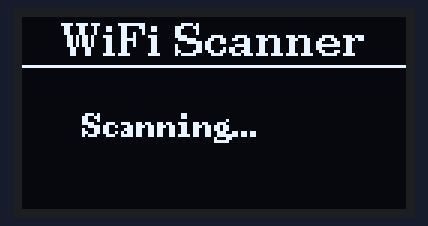
Bench run of a sketch on a simulated ESP8266 (NodeMCU). Shown: 128×64 one-colour display. A WiFi scan finds three made-up networks; what the sketch prints to the serial monitor is not drawn.

Above: at 0.2 s.
At 2.2 s:
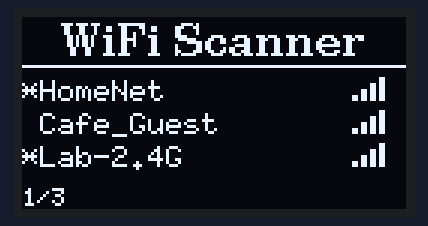

The sketch:

WiFi_Scanner.ino
```cpp
/*
 * WiFi Scanner - HW-364B (ESP8266 + OLED integre)
 *
 * Scan des reseaux WiFi avec affichage sur l'ecran OLED.
 * Affiche le SSID, niveau de signal et indicateur de securite.
 *
 * Pins OLED sur HW-364B:
 *   SDA -> GPIO14 (D5)
 *   SCL -> GPIO12 (D6)
 *   Adresse I2C: 0x3C
 *
 * Board: NodeMCU 1.0 (ESP-12E Module)
 * FQBN: esp8266:esp8266:nodemcuv2
 *
 * @dependencies U8g2
 */

#include <U8g2lib.h>
#include <Wire.h>
#include <ESP8266WiFi.h>

// Configuration de l'ecran OLED SSD1306 128x64
U8G2_SSD1306_128X64_NONAME_F_SW_I2C u8g2(
  U8G2_R0,
  /* SCL */ 12,
  /* SDA */ 14,
  U8X8_PIN_NONE
);

// Ecran bicolore: 16 pixels jaunes en haut, reste en bleu
#define YELLOW_ZONE_HEIGHT 16

int networkCount = 0;
int displayOffset = 0;
unsigned long lastScan = 0;
#define SCAN_INTERVAL 10000  // Scan toutes les 10 secondes

void setup() {
  Serial.begin(115200);
  Serial.println("\n\nHW-364B WiFi Scanner");

  u8g2.begin();

  // Mode station pour le scan
  WiFi.mode(WIFI_STA);
  WiFi.disconnect();
  delay(100);

  // Premier scan
  scanNetworks();
}

void scanNetworks() {
  u8g2.clearBuffer();
  u8g2.setFont(u8g2_font_ncenB10_tr);
  const char* title = "WiFi Scanner";
  int titleX = (128 - u8g2.getStrWidth(title)) / 2;
  u8g2.drawStr(titleX, 13, title);
  u8g2.drawHLine(0, YELLOW_ZONE_HEIGHT, 128);

  u8g2.setFont(u8g2_font_ncenB08_tr);
  u8g2.drawStr(20, 40, "Scanning...");
  u8g2.sendBuffer();

  networkCount = WiFi.scanNetworks();
  lastScan = millis();
  displayOffset = 0;

  Serial.printf("Found %d networks\n", networkCount);
}

void drawSignalBars(int x, int y, int rssi) {
  // Convertir RSSI en niveau (0-4)
  int level;
  if (rssi >= -50) level = 4;
  else if (rssi >= -60) level = 3;
  else if (rssi >= -70) level = 2;
  else if (rssi >= -80) level = 1;
  else level = 0;

  // Dessiner les barres
  for (int i = 0; i < 4; i++) {
    int barHeight = 2 + i * 2;
    if (i < level) {
      u8g2.drawBox(x + i * 3, y + 8 - barHeight, 2, barHeight);
    } else {
      u8g2.drawFrame(x + i * 3, y + 8 - barHeight, 2, barHeight);
    }
  }
}

void loop() {
  // Re-scan periodique
  if (millis() - lastScan > SCAN_INTERVAL) {
    scanNetworks();
  }

  u8g2.clearBuffer();

  // === ZONE JAUNE ===
  u8g2.setFont(u8g2_font_ncenB10_tr);
  const char* title = "WiFi Scanner";
  int titleX = (128 - u8g2.getStrWidth(title)) / 2;
  u8g2.drawStr(titleX, 13, title);
  u8g2.drawHLine(0, YELLOW_ZONE_HEIGHT, 128);

  // === ZONE BLEUE ===
  u8g2.setFont(u8g2_font_6x10_tr);

  if (networkCount == 0) {
    u8g2.drawStr(20, 40, "No networks found");
  } else {
    // Afficher 4 reseaux max (espace disponible)
    int yPos = 28;
    for (int i = 0; i < 4 && (displayOffset + i) < networkCount; i++) {
      int idx = displayOffset + i;
      String ssid = WiFi.SSID(idx);
      int rssi = WiFi.RSSI(idx);

      // Tronquer le SSID si trop long
      if (ssid.length() > 16) {
        ssid = ssid.substring(0, 14) + "..";
      }

      // Indicateur de reseau securise
      const char* lock = (WiFi.encryptionType(idx) != ENC_TYPE_NONE) ? "*" : " ";

      char line[25];
      snprintf(line, sizeof(line), "%s%s", lock, ssid.c_str());
      u8g2.drawStr(0, yPos, line);

      // Barres de signal
      drawSignalBars(110, yPos - 8, rssi);

      yPos += 11;
    }

    // Indicateur de scroll
    char info[20];
    snprintf(info, sizeof(info), "%d/%d", displayOffset + 1, networkCount);
    u8g2.setFont(u8g2_font_5x7_tr);
    u8g2.drawStr(0, 63, info);
  }

  u8g2.sendBuffer();

  // Faire defiler les reseaux
  delay(2000);
  if (networkCount > 4) {
    displayOffset++;
    if (displayOffset > networkCount - 4) {
      displayOffset = 0;
    }
  }
}
```

Measured:
- what the display in image 0 shows lasts 2.0 s, from 0.2 s to 2.2 s
- what the display in image 1 shows lasts 10.1 s, from 2.2 s to 12.3 s
